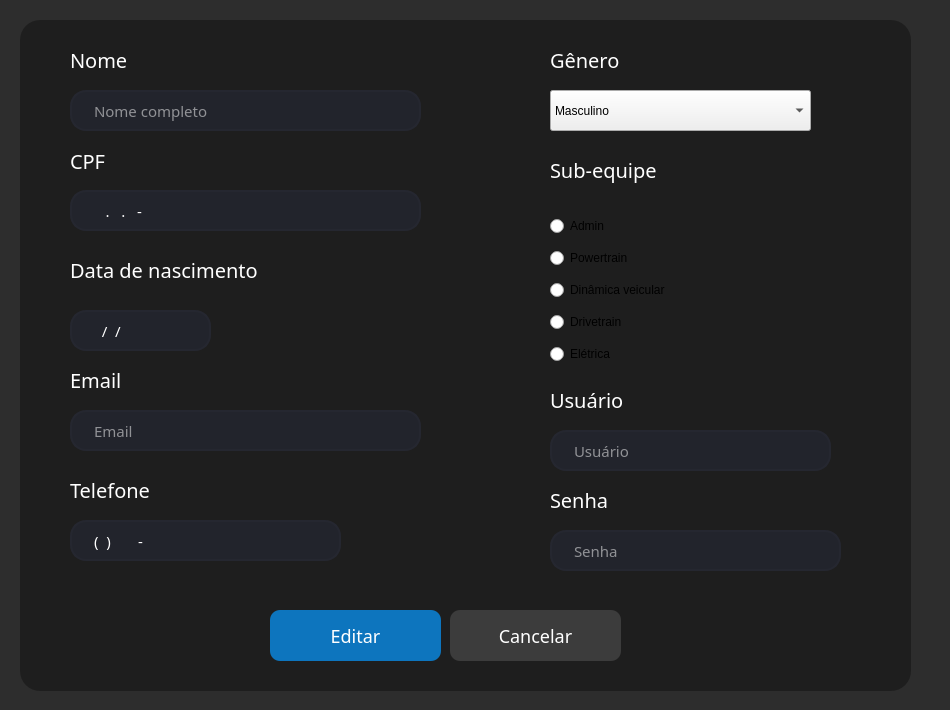
<?xml version="1.0" encoding="UTF-8"?>
<ui version="4.0">
 <class>BuscarJanela</class>
 <widget class="QDialog" name="BuscarJanela">
  <property name="geometry">
   <rect>
    <x>0</x>
    <y>0</y>
    <width>950</width>
    <height>710</height>
   </rect>
  </property>
  <property name="sizePolicy">
   <sizepolicy hsizetype="Fixed" vsizetype="Fixed">
    <horstretch>0</horstretch>
    <verstretch>0</verstretch>
   </sizepolicy>
  </property>
  <property name="minimumSize">
   <size>
    <width>950</width>
    <height>710</height>
   </size>
  </property>
  <property name="maximumSize">
   <size>
    <width>950</width>
    <height>710</height>
   </size>
  </property>
  <property name="windowTitle">
   <string>Editar usuário</string>
  </property>
  <property name="windowIcon">
   <iconset resource="Projeto_Prog1.qrc">
    <normaloff>:/debug/editarWhite.png</normaloff>:/debug/editarWhite.png</iconset>
  </property>
  <property name="styleSheet">
   <string notr="true">QDialog{
	background-color: rgba(45,45,45,255);
}</string>
  </property>
  <widget class="QFrame" name="frameEditando">
   <property name="geometry">
    <rect>
     <x>20</x>
     <y>20</y>
     <width>891</width>
     <height>671</height>
    </rect>
   </property>
   <property name="styleSheet">
    <string notr="true">QFrame{
	background-color: rgba(30,30,30,255);
	border-radius: 20px;
}</string>
   </property>
   <property name="frameShape">
    <enum>QFrame::Shape::StyledPanel</enum>
   </property>
   <property name="frameShadow">
    <enum>QFrame::Shadow::Plain</enum>
   </property>
   <widget class="QLabel" name="NomeEditando_2">
    <property name="geometry">
     <rect>
      <x>50</x>
      <y>20</y>
      <width>289</width>
      <height>40</height>
     </rect>
    </property>
    <property name="layoutDirection">
     <enum>Qt::LayoutDirection::LeftToRight</enum>
    </property>
    <property name="styleSheet">
     <string notr="true">QLabel{
	font-family: Open Sans Light;
	font-size: 20px;
	color: #FFF;
	
}</string>
    </property>
    <property name="text">
     <string>Nome</string>
    </property>
    <property name="alignment">
     <set>Qt::AlignmentFlag::AlignJustify|Qt::AlignmentFlag::AlignVCenter</set>
    </property>
   </widget>
   <widget class="QLineEdit" name="cpfEditando">
    <property name="geometry">
     <rect>
      <x>50</x>
      <y>170</y>
      <width>351</width>
      <height>41</height>
     </rect>
    </property>
    <property name="font">
     <font>
      <family>Open Sans 61</family>
      <pointsize>11</pointsize>
     </font>
    </property>
    <property name="styleSheet">
     <string notr="true">QLineEdit{
	font-family: Open Sans Light;
	border: 2px solid rgb(37, 39, 48);
	border-radius: 16px;
	color: #FFF;
	padding-left: 20px;
	padding-right: 20px; 
	background-color: rgb(34, 36, 44);
}</string>
    </property>
    <property name="inputMask">
     <string>999.999.999-99</string>
    </property>
    <property name="maxLength">
     <number>14</number>
    </property>
    <property name="placeholderText">
     <string>CPF</string>
    </property>
   </widget>
   <widget class="QLabel" name="NascimentoEditPage">
    <property name="geometry">
     <rect>
      <x>50</x>
      <y>230</y>
      <width>289</width>
      <height>40</height>
     </rect>
    </property>
    <property name="styleSheet">
     <string notr="true">QLabel{
	font-family: Open Sans Light;
	font-size: 20px;
	color: #FFF;
	
}</string>
    </property>
    <property name="text">
     <string>Data de nascimento</string>
    </property>
   </widget>
   <widget class="QLabel" name="CPFEditando">
    <property name="geometry">
     <rect>
      <x>50</x>
      <y>120</y>
      <width>289</width>
      <height>41</height>
     </rect>
    </property>
    <property name="styleSheet">
     <string notr="true">QLabel{
	font-family: Open Sans Light;
	font-size: 20px;
	color: #FFF;
	
}</string>
    </property>
    <property name="text">
     <string>CPF</string>
    </property>
   </widget>
   <widget class="QLineEdit" name="NomeEditando">
    <property name="geometry">
     <rect>
      <x>50</x>
      <y>70</y>
      <width>351</width>
      <height>41</height>
     </rect>
    </property>
    <property name="font">
     <font>
      <family>Open Sans 61</family>
      <pointsize>11</pointsize>
     </font>
    </property>
    <property name="styleSheet">
     <string notr="true">QLineEdit{
	font-family: Open Sans Light;
	border: 2px solid rgb(37, 39, 48);
	border-radius: 16px;
	color: #FFF;
	padding-left: 20px;
	padding-right: 20px; 
	background-color: rgb(34, 36, 44);
}

QLiteEdit:hover {
	border: 2px solid rgb(48, 50, 62);
}

QLiteEdit:focus {
	border: 2px solid rgb(85, 170, 255);
	background-color: rgb(43, 45, 56);
}
</string>
    </property>
    <property name="maxLength">
     <number>200</number>
    </property>
    <property name="placeholderText">
     <string>Nome completo</string>
    </property>
    <property name="clearButtonEnabled">
     <bool>false</bool>
    </property>
   </widget>
   <widget class="QPushButton" name="EditarButton">
    <property name="geometry">
     <rect>
      <x>250</x>
      <y>590</y>
      <width>171</width>
      <height>51</height>
     </rect>
    </property>
    <property name="styleSheet">
     <string notr="true">/*QPushButton{
	border-radius: 10px;
	background-color: rgba(60,60,60,255);
}

QPushButton:hover {
	border-radius: 10px;
	background-color: rgba(140,140,140,255);
}

QPushButton:pressed {
	border-radius: 10px;
	background-color: rgb(57, 57, 57);
	
}
*/

QPushButton{
	font-family: Open Sans Light;
	font-size:18px ;
	color: #FFF;
	border-radius: 10px;
	background-color: rgba(13,117,190,255);
}

QPushButton:hover {
	border-radius: 10px;
	background-color: rgb(85,150,190);
}

QPushButton:pressed {
	border-radius: 10px;
	background-color: rgb(28,81,115);
	
}</string>
    </property>
    <property name="text">
     <string>Editar</string>
    </property>
   </widget>
   <widget class="QComboBox" name="generoEditando">
    <property name="geometry">
     <rect>
      <x>530</x>
      <y>70</y>
      <width>261</width>
      <height>41</height>
     </rect>
    </property>
    <item>
     <property name="text">
      <string>Masculino</string>
     </property>
    </item>
    <item>
     <property name="text">
      <string>Feminino</string>
     </property>
    </item>
    <item>
     <property name="text">
      <string>Outros</string>
     </property>
    </item>
   </widget>
   <widget class="QLabel" name="GeneroEditando">
    <property name="geometry">
     <rect>
      <x>530</x>
      <y>20</y>
      <width>289</width>
      <height>40</height>
     </rect>
    </property>
    <property name="layoutDirection">
     <enum>Qt::LayoutDirection::LeftToRight</enum>
    </property>
    <property name="styleSheet">
     <string notr="true">QLabel{
	font-family: Open Sans Light;
	font-size: 20px;
	color: #FFF;
	
}</string>
    </property>
    <property name="text">
     <string>Gênero</string>
    </property>
    <property name="alignment">
     <set>Qt::AlignmentFlag::AlignJustify|Qt::AlignmentFlag::AlignVCenter</set>
    </property>
   </widget>
   <widget class="QLabel" name="SubequipeEditando">
    <property name="geometry">
     <rect>
      <x>530</x>
      <y>130</y>
      <width>289</width>
      <height>40</height>
     </rect>
    </property>
    <property name="layoutDirection">
     <enum>Qt::LayoutDirection::LeftToRight</enum>
    </property>
    <property name="styleSheet">
     <string notr="true">QLabel{
	font-family: Open Sans Light;
	font-size: 20px;
	color: #FFF;
	
}</string>
    </property>
    <property name="text">
     <string>Sub-equipe</string>
    </property>
    <property name="alignment">
     <set>Qt::AlignmentFlag::AlignJustify|Qt::AlignmentFlag::AlignVCenter</set>
    </property>
   </widget>
   <widget class="QWidget" name="layoutWidget">
    <property name="geometry">
     <rect>
      <x>530</x>
      <y>190</y>
      <width>241</width>
      <height>160</height>
     </rect>
    </property>
    <layout class="QVBoxLayout" name="verticalLayout_3">
     <item>
      <widget class="QRadioButton" name="AdminCbEdit">
       <property name="text">
        <string>Admin</string>
       </property>
      </widget>
     </item>
     <item>
      <widget class="QRadioButton" name="PowertrainCbEdit">
       <property name="text">
        <string>Powertrain</string>
       </property>
      </widget>
     </item>
     <item>
      <widget class="QRadioButton" name="DinamicaCbEdit">
       <property name="text">
        <string>Dinâmica veicular</string>
       </property>
      </widget>
     </item>
     <item>
      <widget class="QRadioButton" name="DrivetrainCbEdit">
       <property name="text">
        <string>Drivetrain</string>
       </property>
      </widget>
     </item>
     <item>
      <widget class="QRadioButton" name="EletricaCbEdit">
       <property name="text">
        <string>Elétrica</string>
       </property>
      </widget>
     </item>
    </layout>
   </widget>
   <widget class="QPushButton" name="cancelarEditButton">
    <property name="geometry">
     <rect>
      <x>430</x>
      <y>590</y>
      <width>171</width>
      <height>51</height>
     </rect>
    </property>
    <property name="styleSheet">
     <string notr="true">QPushButton{
	font-family: Open Sans Light;
	font-size:18px ;
	color: #FFF;
	border-radius: 10px;
	background-color: rgba(60,60,60,255);
}

QPushButton:hover {
	border-radius: 10px;
	background-color: rgba(78,78,79,255);
}

QPushButton:pressed {
	border-radius: 10px;
	background-color: rgba(45,45,45,255);
	
}

</string>
    </property>
    <property name="text">
     <string>Cancelar</string>
    </property>
   </widget>
   <widget class="QLineEdit" name="EmailEdit">
    <property name="geometry">
     <rect>
      <x>50</x>
      <y>390</y>
      <width>351</width>
      <height>41</height>
     </rect>
    </property>
    <property name="font">
     <font>
      <family>Open Sans 61</family>
      <pointsize>11</pointsize>
     </font>
    </property>
    <property name="styleSheet">
     <string notr="true">QLineEdit{
	font-family: Open Sans Light;
	border: 2px solid rgb(37, 39, 48);
	border-radius: 16px;
	color: #FFF;
	padding-left: 20px;
	padding-right: 20px; 
	background-color: rgb(34, 36, 44);
}

QLiteEdit:hover {
	border: 2px solid rgb(48, 50, 62);
}

QLiteEdit:focus {
	border: 2px solid rgb(85, 170, 255);
	background-color: rgb(43, 45, 56);
}
</string>
    </property>
    <property name="text">
     <string/>
    </property>
    <property name="maxLength">
     <number>200</number>
    </property>
    <property name="placeholderText">
     <string>Email</string>
    </property>
    <property name="clearButtonEnabled">
     <bool>false</bool>
    </property>
   </widget>
   <widget class="QLineEdit" name="telefoneEdit">
    <property name="geometry">
     <rect>
      <x>50</x>
      <y>500</y>
      <width>271</width>
      <height>41</height>
     </rect>
    </property>
    <property name="font">
     <font>
      <family>Open Sans 61</family>
      <pointsize>11</pointsize>
     </font>
    </property>
    <property name="styleSheet">
     <string notr="true">QLineEdit{
	font-family: Open Sans Light;
	border: 2px solid rgb(37, 39, 48);
	border-radius: 16px;
	color: #FFF;
	padding-left: 20px;
	padding-right: 20px; 
	background-color: rgb(34, 36, 44);
}

QLiteEdit:hover {
	border: 2px solid rgb(48, 50, 62);
}

QLiteEdit:focus {
	border: 2px solid rgb(85, 170, 255);
	background-color: rgb(43, 45, 56);
}
</string>
    </property>
    <property name="inputMask">
     <string>(99) 9 9999-9999</string>
    </property>
    <property name="text">
     <string>()  -</string>
    </property>
    <property name="maxLength">
     <number>16</number>
    </property>
    <property name="placeholderText">
     <string>Telefone</string>
    </property>
    <property name="clearButtonEnabled">
     <bool>false</bool>
    </property>
   </widget>
   <widget class="QLabel" name="EmailEditando">
    <property name="geometry">
     <rect>
      <x>50</x>
      <y>340</y>
      <width>289</width>
      <height>40</height>
     </rect>
    </property>
    <property name="layoutDirection">
     <enum>Qt::LayoutDirection::LeftToRight</enum>
    </property>
    <property name="styleSheet">
     <string notr="true">QLabel{
	font-family: Open Sans Light;
	font-size: 20px;
	color: #FFF;
	
}</string>
    </property>
    <property name="text">
     <string>Email</string>
    </property>
    <property name="alignment">
     <set>Qt::AlignmentFlag::AlignJustify|Qt::AlignmentFlag::AlignVCenter</set>
    </property>
   </widget>
   <widget class="QLabel" name="TelefoneEditando">
    <property name="geometry">
     <rect>
      <x>50</x>
      <y>450</y>
      <width>289</width>
      <height>40</height>
     </rect>
    </property>
    <property name="layoutDirection">
     <enum>Qt::LayoutDirection::LeftToRight</enum>
    </property>
    <property name="styleSheet">
     <string notr="true">QLabel{
	font-family: Open Sans Light;
	font-size: 20px;
	color: #FFF;
	
}</string>
    </property>
    <property name="text">
     <string>Telefone</string>
    </property>
    <property name="alignment">
     <set>Qt::AlignmentFlag::AlignJustify|Qt::AlignmentFlag::AlignVCenter</set>
    </property>
   </widget>
   <widget class="QLineEdit" name="dataEditando">
    <property name="geometry">
     <rect>
      <x>50</x>
      <y>290</y>
      <width>141</width>
      <height>41</height>
     </rect>
    </property>
    <property name="font">
     <font>
      <family>Open Sans 61</family>
      <pointsize>11</pointsize>
     </font>
    </property>
    <property name="styleSheet">
     <string notr="true">QLineEdit{
	font-family: Open Sans Light;
	border: 2px solid rgb(37, 39, 48);
	border-radius: 16px;
	color: #FFF;
	padding-left: 20px;
	padding-right: 20px; 
	background-color: rgb(34, 36, 44);
}

QLiteEdit:hover {
	border: 2px solid rgb(48, 50, 62);
}

QLiteEdit:focus {
	border: 2px solid rgb(85, 170, 255);
	background-color: rgb(43, 45, 56);
}
</string>
    </property>
    <property name="inputMask">
     <string>99/99/9999</string>
    </property>
    <property name="text">
     <string>//</string>
    </property>
    <property name="maxLength">
     <number>10</number>
    </property>
    <property name="placeholderText">
     <string>Nascimento</string>
    </property>
    <property name="clearButtonEnabled">
     <bool>false</bool>
    </property>
   </widget>
   <widget class="QLineEdit" name="UsuarioEditLine">
    <property name="geometry">
     <rect>
      <x>530</x>
      <y>410</y>
      <width>281</width>
      <height>41</height>
     </rect>
    </property>
    <property name="font">
     <font>
      <family>Open Sans 61</family>
      <pointsize>11</pointsize>
     </font>
    </property>
    <property name="styleSheet">
     <string notr="true">QLineEdit{
	font-family: Open Sans Light;
	border: 2px solid rgb(37, 39, 48);
	border-radius: 16px;
	color: #FFF;
	padding-left: 20px;
	padding-right: 20px; 
	background-color: rgb(34, 36, 44);
}

QLiteEdit:hover {
	border: 2px solid rgb(48, 50, 62);
}

QLiteEdit:focus {
	border: 2px solid rgb(85, 170, 255);
	background-color: rgb(43, 45, 56);
}
</string>
    </property>
    <property name="text">
     <string/>
    </property>
    <property name="maxLength">
     <number>200</number>
    </property>
    <property name="placeholderText">
     <string>Usuário</string>
    </property>
    <property name="clearButtonEnabled">
     <bool>false</bool>
    </property>
   </widget>
   <widget class="QLabel" name="UsuarioEditando">
    <property name="geometry">
     <rect>
      <x>530</x>
      <y>360</y>
      <width>289</width>
      <height>40</height>
     </rect>
    </property>
    <property name="layoutDirection">
     <enum>Qt::LayoutDirection::LeftToRight</enum>
    </property>
    <property name="styleSheet">
     <string notr="true">QLabel{
	font-family: Open Sans Light;
	font-size: 20px;
	color: #FFF;
	
}</string>
    </property>
    <property name="text">
     <string>Usuário</string>
    </property>
    <property name="alignment">
     <set>Qt::AlignmentFlag::AlignJustify|Qt::AlignmentFlag::AlignVCenter</set>
    </property>
   </widget>
   <widget class="QLineEdit" name="SenhaEditLine">
    <property name="geometry">
     <rect>
      <x>530</x>
      <y>510</y>
      <width>291</width>
      <height>41</height>
     </rect>
    </property>
    <property name="font">
     <font>
      <family>Open Sans 61</family>
      <pointsize>11</pointsize>
     </font>
    </property>
    <property name="styleSheet">
     <string notr="true">QLineEdit{
	font-family: Open Sans Light;
	border: 2px solid rgb(37, 39, 48);
	border-radius: 16px;
	color: #FFF;
	padding-left: 20px;
	padding-right: 20px; 
	background-color: rgb(34, 36, 44);
}

QLiteEdit:hover {
	border: 2px solid rgb(48, 50, 62);
}

QLiteEdit:focus {
	border: 2px solid rgb(85, 170, 255);
	background-color: rgb(43, 45, 56);
}
</string>
    </property>
    <property name="text">
     <string/>
    </property>
    <property name="maxLength">
     <number>200</number>
    </property>
    <property name="placeholderText">
     <string>Senha</string>
    </property>
    <property name="clearButtonEnabled">
     <bool>false</bool>
    </property>
   </widget>
   <widget class="QLabel" name="SenhaEditando">
    <property name="geometry">
     <rect>
      <x>530</x>
      <y>460</y>
      <width>289</width>
      <height>40</height>
     </rect>
    </property>
    <property name="layoutDirection">
     <enum>Qt::LayoutDirection::LeftToRight</enum>
    </property>
    <property name="styleSheet">
     <string notr="true">QLabel{
	font-family: Open Sans Light;
	font-size: 20px;
	color: #FFF;
	
}</string>
    </property>
    <property name="text">
     <string>Senha</string>
    </property>
    <property name="alignment">
     <set>Qt::AlignmentFlag::AlignJustify|Qt::AlignmentFlag::AlignVCenter</set>
    </property>
   </widget>
  </widget>
 </widget>
 <resources>
  <include location="Projeto_Prog1.qrc"/>
 </resources>
 <connections/>
</ui>
